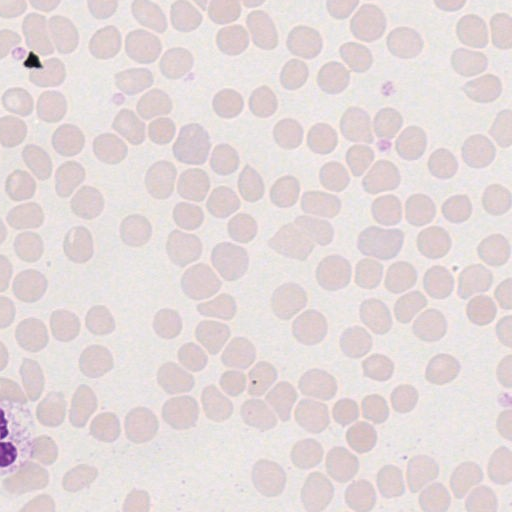
#> input picture pipeline_tf2/I_1_60928_62464.png, 512 x 512 px, given as the content of the folder /Users/josegcpa/DATA/segmentation_dataset_full/train, which was not available
$ jupyter execute --allow-errors rbc_segmentation.ipynb   (older library calls are emulated)   (text cells are left out)
#> lines starting #> are read from the running program, lines starting #| are printed output that depends on the picture; after the words box and inside, x2 and y2 are one past the last pixel; in counts of white or black regions, pixels touching at a corner belong together; pictures that were not available may be replaced by others from this repository, and a replacement may not be noted
#> further down, image is the input picture: shape (512, 512, 4); mean R, G, B, A 228, 218, 218.6, 255
### rbc-segmentation/mask_rbc.py
from math import pi
from glob import glob
from itertools import permutations
import pickle
import os
import sys
import numpy as np
import cv2
from PIL import Image
from scipy import ndimage
from skimage.io import imread
from skimage.feature import canny,peak_local_max,blob_doh
from skimage.segmentation import watershed
from skimage import filters
import time

# [8 lines left out: function timeit, not called in this run]

def image_to_array(image_path):
    return np.array(Image.open(image_path))

def rgb_to_hsv(rgb_image):
    return cv2.cvtColor(rgb_image,cv2.COLOR_RGB2HLS_FULL)

def rgb_to_hsv(rgb_image):
    return cv2.cvtColor(rgb_image,cv2.COLOR_RGB2HSV)

def rgb_to_lab(rgb_image):
    return cv2.cvtColor(rgb_image,cv2.COLOR_RGB2LAB)

def thresholding(img):
    return cv2.threshold(img,0,255,cv2.THRESH_BINARY+cv2.THRESH_OTSU)[1]

def mask_wbc(im_array):
     return (im_array[:,:,0]/(im_array[:,:,2] + 1) > 1).astype(np.uint8)

def mask_bg(im_array):
    return (im_array[:,:,0]/(im_array[:,:,1] + 1) > 1.1).astype(np.uint8)

# [20 lines left out: function fill_holes, not called in this run]

def gamma_stretching(image,gamma=2):
    if 'int' in str(image.dtype):
        image = image/255.
    image = image ** gamma
    return image

def linear_stretching(image):
    image = image - image.min() / (image.max() - image.min())
    image *= 255
    image = image.astype('uint8')
    return image

def get_edges(img):
    #mask = mask_bg(img)
    #img = cv2.cvtColor(img,cv2.COLOR_BGR2GRAY) * mask
    otsu_img = cv2.dilate(otsu_threshold(img),kernel=np.ones((3,3)))
#> in otsu_threshold, `otsu_value = filters.threshold_otsu(im_array)`: otsu_value = 228.6
    img = np.uint8(gamma_stretching(img,5) * 255)
    img = linear_stretching(img)
    img = cv2.medianBlur(img,5)
    img = cv2.GaussianBlur(img,(3,3),1)
    img = -cv2.bilateralFilter(img,11,5,10)
    img = cv2.cvtColor(img,cv2.COLOR_BGR2GRAY)

    edges = cv2.Canny(img,50,150)
    edges = cv2.dilate(edges,kernel=np.ones((5,5)),iterations=1)
    edges = cv2.erode(edges,kernel=np.ones((3,3)),iterations=1)
    edges = np.where(edges > 0,1,0)
    edges_otsu = edges * otsu_img
    if edges_otsu.max() - edges_otsu.min() != 0:
        edges = linear_stretching(edges_otsu)
    return edges

# [197 lines left out: functions get_contours, filter_contours, filter_contours_color, filter_contours_color_2, filter_contours_size_color, filter_contours_size_color_2 and 7 more, not called in this run]

def otsu_threshold(im_array):
    """Transforms an image into an Otsu thresholded image."""
    if len(im_array.shape) == 3:
        im_array = np.mean(im_array.copy(),axis = 2)
    otsu_image = np.zeros(im_array.shape)
    otsu_value = filters.threshold_otsu(im_array)
    otsu_image[im_array > otsu_value] = 255
    return otsu_image

# [9 lines that do not run on import are left out]

### rbc-segmentation/rbc_segmentation.ipynb
[cell 1]
import sys
import argparse
import os
import numpy as np
import time
from glob import glob
from PIL import Image
from multiprocessing import Pool
from skimage import io
import h5py
import pickle
from sklearn import metrics
from sklearn.preprocessing import StandardScaler
import xgboost as xgb
import seaborn as sb

from mask_rbc import *
import MIA as MIA

FF = MIA.MIA_FEATURES

mask_rbc = wraper

from IPython.display import display
import matplotlib.pyplot as plt
from pylab import rcParams

want_to_label = False

def average_colour(image):
    x,y = np.where(np.mean(image,axis=2) > 0)
    return [image[x,y,0].mean(),
            image[x,y,1].mean(),
            image[x,y,2].mean()]

[cell 2]
all_image_paths = glob("/Users/josegcpa/DATA/segmentation_dataset_full/train/*png")

[cell 3]
rcParams['figure.figsize'] = 16, 16

ss_size = 25

def fn(image):
    _,mask = mask_rbc(image)
    ret,labels = cv2.connectedComponents(mask[:,:,0])
    ss = np.arange(1,ret)
    new_mask = np.zeros_like(mask)
    if ss.shape[0] > ss_size:
        ss = np.random.choice(ss,ss_size,replace=False)
    for i in ss:
        new_mask[labels == i,:] = 255
    features = MIA.wrapper(image,new_mask)
    return features

def watershed_contours(contours,image):
    shape = image.shape[:2]
    kernel = np.ones((3,3))
    binary_image = np.zeros(shape,np.uint8)
    cv2.drawContours(binary_image,contours,-1,255,cv2.FILLED)

    D = ndimage.distance_transform_edt(binary_image)
    binary_image = cv2.morphologyEx(binary_image,cv2.MORPH_OPEN,kernel)

    localMax = peak_local_max(D, indices=False,
                              min_distance=15,labels=binary_image)
    markers = ndimage.label(localMax, structure=np.ones((3,3)))[0]
    labels = watershed(-D, markers,
                       mask=binary_image,
                       connectivity=4)
    mask = labels > 0
    mask[mask == -1] = 0
    e = np.uint8(filters.sobel(labels > 0)>0)*255
    mask = np.uint8(mask) * 255 - e
    contours = cv2.findContours(mask.copy(),
                                cv2.RETR_EXTERNAL,
                                cv2.CHAIN_APPROX_SIMPLE)[-2]
    return contours

def mask_rbc(image):
    image[image < 0] = 0
    edge_image = get_edges(image)
#> in get_edges, `otsu_img = cv2.dilate(otsu_threshold(img),kernel=np.ones((3,3)))`:
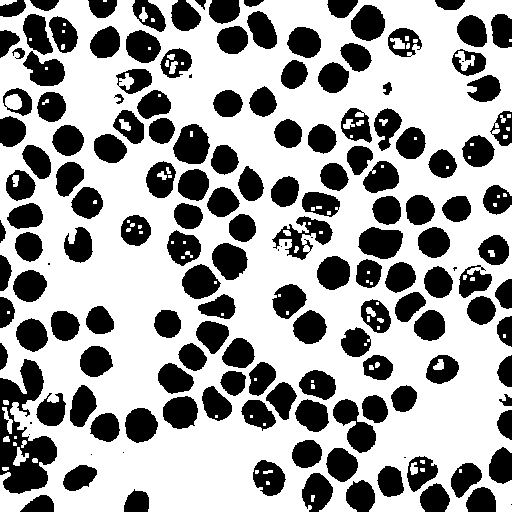
#> otsu_img: shape (512, 512) float64; 63.9% white; 161 black regions (14 under 20 px), largest, box (x1, y1, x2, y2) and area: (0, 359, 57, 494) 3919, (333, 399, 376, 453) 1166, (358, 227, 403, 259) 1084
#> in gamma_stretching, `image = image ** gamma`:
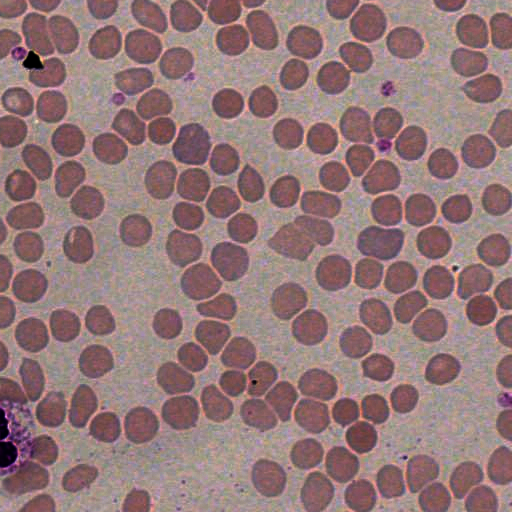
#> image: shape (512, 512, 4) float64; mean of channels 0, 1, 2, 3 0.583, 0.472, 0.474, 1; drawn as R, G, B
    contours = get_contours(edge_image)
    contour_image = np.zeros_like(image)
    cv2.drawContours(image=contour_image,
                     contours=contours,
                     contourIdx=-1,
                     color=(255,255,255),
                     thickness=-1)
    contour_image = contour_image[:,:,0] - edge_image
    contours = get_contours(contour_image)
    contours_filtered = filter_contours_size_color_2(contours,8,300,2000,image)
    fitted_ellipses = fit_ellipse(contours_filtered)
    filtered_ellipses,filtered_contours = filter_ellipse_size(
        fitted_ellipses,contours_filtered,1.5,300,1500)
    contour_image = np.zeros_like(image)
    cv2.drawContours(image=contour_image,
                     contours=filtered_contours,
                     contourIdx=-1,
                     color=(255,255,255),
                     thickness=-1)
    return image,contour_image

all_cells = []
cell_idx = 0
#> (the rest of this cell did not finish here and is left out)

[cell 4]
from sklearn.manifold import TSNE

all_features = []
for cell in all_cells:
    try:
        features = [cell[f] for f in FF]
        all_features.append(features)
    except:
        all_features.append([np.nan for _ in FF])

all_features = np.array(all_features)
#> (the rest of this cell did not finish here and is left out)

[cell 5]
unique_paths = [c['image_path'] for c in all_cells]
unique_paths = list(set(unique_paths))
training_paths = np.random.choice(
    unique_paths,int(len(unique_paths)*0.7),replace=False)
testing_paths = [x for x in unique_paths if x not in training_paths]

labelled_test_set = {
    'classification':[],
    'cell_idx':[]
}
try:
    with open('test_set.pkl','rb') as o:
        store_dict = pickle.load(o)
        for i,c in zip(store_dict["cell_idx"],store_dict["classification"]):
            labelled_test_set["cell_idx"].append(i)
            labelled_test_set["classification"].append(c)
        print("loaded")
except:
    pass

[cell 6]
if want_to_label == True:
    ss = [c['cell_idx'] for c in all_cells if c['image_path'] in testing_paths]
    ss = [i for i in ss if i not in labelled_test_set['cell_idx']]
    print("Labelled: {}; missing: {}".format(len(labelled_test_set['cell_idx']),len(ss)))
    for i in np.random.choice(ss,np.minimum(100,len(ss)),replace=False):
        cell = all_cells[i]
        display(Image.fromarray(cell['isolated_image']))
        classification = input()
        if classification == '':
            classification = 1
        labelled_test_set['classification'].append(classification)
        labelled_test_set['cell_idx'].append(i)

    print(len(labelled_test_set['cell_idx']))

[cell 7]
checked = []

[cell 8]
if want_to_label == True:
    if len(checked) > 10:
        checked = checked[:-10]
    for i,(idx,c) in enumerate(zip(labelled_test_set['cell_idx'],labelled_test_set['classification'])):
        if idx not in checked and str(c) == "0":
            cell = all_cells[idx]
            display("{}/{} - {}".format(i+1,len(labelled_test_set['cell_idx']),c))
            display(Image.fromarray(cell['isolated_image']))
            classification = input()
            if classification == '':
                pass
            else:
                labelled_test_set['classification'][i] = classification
            checked.append(idx)

    for i,(idx,c) in enumerate(zip(labelled_test_set['cell_idx'],labelled_test_set['classification'])):
        if idx not in checked and str(c) == "1":
            cell = all_cells[idx]
            display("{}/{} - {}".format(i+1,len(labelled_test_set['cell_idx']),c))
            display(Image.fromarray(cell['isolated_image']))
            classification = input()
            if classification == '':
                pass
            else:
                labelled_test_set['classification'][i] = classification
            checked.append(idx)

#> (a cell that did not finish here is left out)

[cell 10]
labelled_train_set = {
    'classification':[],
    'cell_idx':[]
}
try:
    with open('train_set.pkl','rb') as o:
        store_dict = pickle.load(o)
        labelled_train_set = {'classification':[],
                              'cell_idx':[]}
        for i,c in zip(store_dict["cell_idx"],store_dict["classification"]):
            labelled_train_set["cell_idx"].append(i)
            labelled_train_set["classification"].append(c)
        print("loaded")
except:
    pass

[cell 11]
if want_to_label == True:
    labelled_train_set['classification'] = labelled_train_set['classification'][:-1]
    labelled_train_set['cell_idx'] = labelled_train_set['cell_idx'][:-1]

    ss = [c['cell_idx'] for c in all_cells if c['image_path'] in training_paths]
    ss = [i for i in ss if i not in labelled_train_set['cell_idx']]

    del classification
    for i in np.random.choice(ss,100,replace=False):
        cell = all_cells[i]
        display(Image.fromarray(cell['isolated_image']))
        classification = input()
        if classification == '':
            classification = 1
        labelled_train_set['classification'].append(classification)
        labelled_train_set['cell_idx'].append(i)

    print(len(labelled_train_set['cell_idx']))

#> (a cell that did not finish here is left out)

[cell 13]
standardized_scaller = StandardScaler()

training_X = []
training_y = []
for i,c in zip(labelled_train_set['cell_idx'],labelled_train_set['classification']):
    features = [all_cells[i][f] for f in FF]
    features.extend(average_colour(all_cells[i]['isolated_image']))
    training_X.append(features)
    if c == '':
        c = '1'
    training_y.append(c)

training_X = np.array(training_X)
training_y = np.array(training_y).astype(np.bool)

#> (the rest of this cell did not finish here and is left out)

[cell 14]
np.sum(training_y==0)/training_y.size

[cell 15]
labelled_train_set['classification'] = labelled_train_set['classification'][:-1]
labelled_train_set['cell_idx'] = labelled_train_set['cell_idx'][:-1]
print(len(labelled_train_set['classification']))

[cell 16]
if want_to_label == True:
    ss = [c['cell_idx'] for c in all_cells if c['image_path'] in training_paths]
    ss = [i for i in ss if i not in labelled_train_set['cell_idx']]

    for i in np.random.choice(ss,100,replace=False):
        cell = all_cells[i]
        features = np.array([all_cells[i][f] for f in FF])[np.newaxis,:]
        features = standardized_scaller.transform(features)
        predicted_proba = fitted_model.predict_proba(features)
        predicted_class = str(int(fitted_model.predict(features)))
        print('Predicted class:',predicted_class,predicted_proba[:,1])
        display(Image.fromarray(cell['isolated_image']))
        classification = input()
        if classification == '':
            classification = predicted_class
        labelled_train_set['classification'].append(classification)
        labelled_train_set['cell_idx'].append(i)

#> (a cell that did not finish here is left out)

#> (a cell that did not finish here is left out)

[cell 19]
training_X = []
training_y = []
for i,c in zip(labelled_train_set['cell_idx'],labelled_train_set['classification']):
    features = [all_cells[i][f] for f in FF]
    features.extend(average_colour(all_cells[i]['isolated_image']))
    training_X.append(features)

    if c == '':
        c = '1'
    training_y.append(c)

training_X = np.array(training_X)
training_y = np.array(training_y).astype(np.bool)

#> (the rest of this cell did not finish here and is left out)

#> (a cell that did not finish here is left out)

[cell 21]
tile_size = 64
#> (the rest of this cell did not finish here and is left out)

[cell 22]
testing_X = []
testing_y = []
for i,c in zip(labelled_test_set['cell_idx'],labelled_test_set['classification']):
    testing_X.append([all_cells[i][f] for f in FF])
    if c == '':
        c = '1'
    testing_y.append(int(c))

testing_X = np.array(testing_X)
testing_y = np.array(testing_y).astype(np.bool)
#> (the rest of this cell did not finish here and is left out)

$ run again, on pipeline_tf2/I_1_66560_56320.png
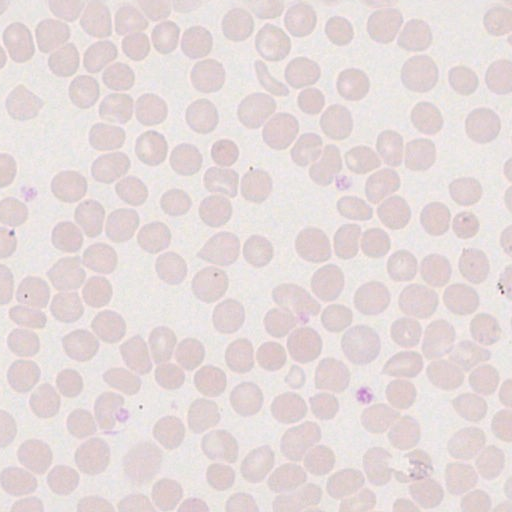
#> input picture pipeline_tf2/I_1_66560_56320.png, 512 x 512 px, given as the content of the folder /Users/josegcpa/DATA/segmentation_dataset_full/train, which was not available
#> image is the input picture: shape (512, 512, 4); mean R, G, B, A 229.4, 219, 219.1, 255
#> otsu_value = 230.4
#> in get_edges, `otsu_img = cv2.dilate(otsu_threshold(img),kernel=np.ones((3,3)))`:
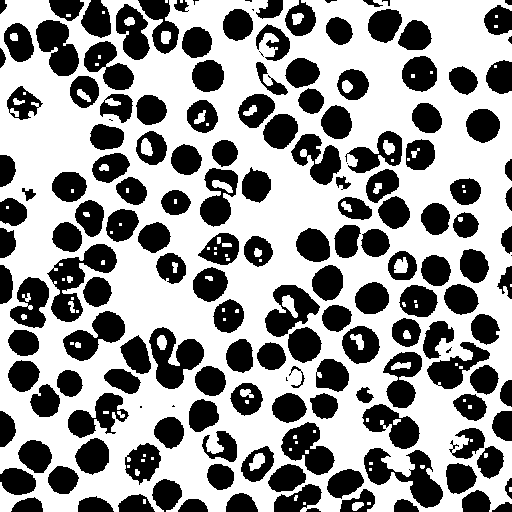
#> otsu_img: shape (512, 512) float64; 59.5% white; 167 black regions (12 under 20 px), largest, box (x1, y1, x2, y2) and area: (47, 244, 117, 322) 2159, (364, 448, 443, 508) 2010, (149, 327, 204, 389) 1833
#> in linear_stretching, `image = image.astype('uint8')`:
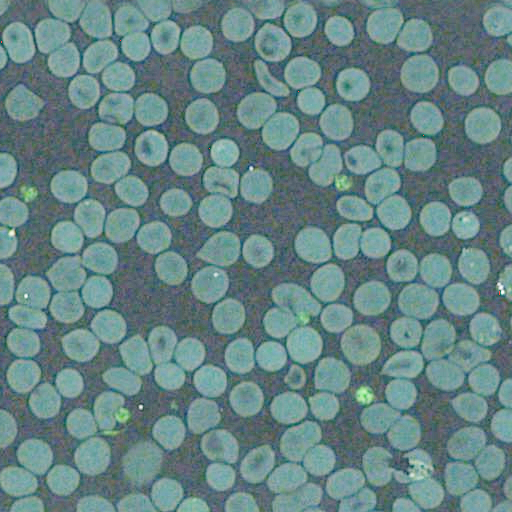
#> image: shape (512, 512, 4); mean of channels 0, 1, 2, 3 102.5, 132.6, 133, 255; drawn as R, G, B
